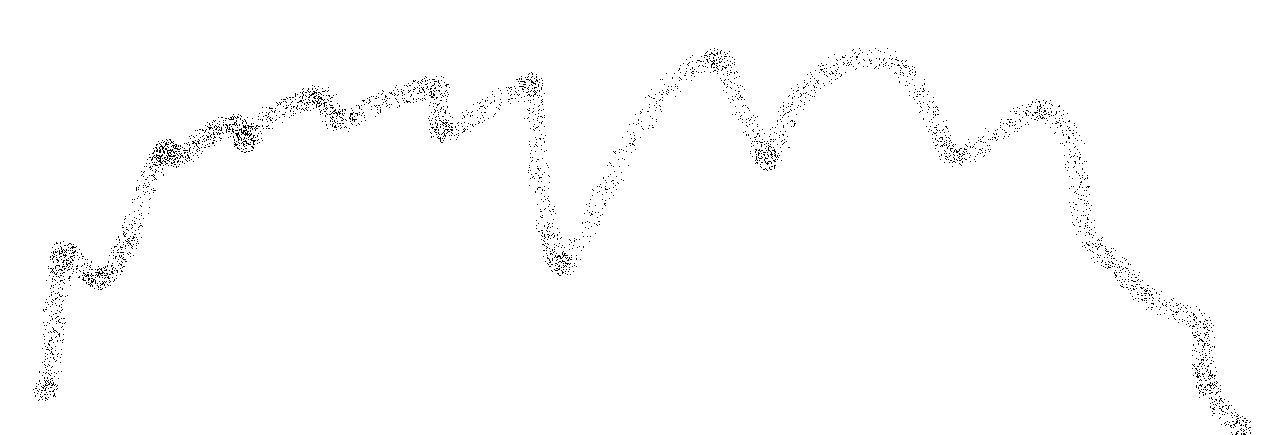
%> input picture fundamentos_matematicos_para_processamento_grafico/pontos.bmp, 1286 x 435 px
$ octave lista2ex7.m   (GNU Octave 9; MATLAB toolbox functions it lacks are replaced by stand-ins)
%> lines starting %> are read from the running program, lines starting %| are printed output that depends on the picture; in (x1, y1, x2, y2) boxes, pixels count from 0 and x2, y2 are one past the last pixel; in counts of white or black regions, pixels touching at a corner belong together; the program's own positions count from 1
%%{
P = imread('pontos.bmp');
%> P: size 435x1286 logical; 99% white; black in thin lines or dots, all inside (x1, y1, x2, y2) = (33, 48, 1251, 435)
[py,px] = ind2sub(size(P), find(P==0));
%> py = 5657 values from 49 to 435; px = 5657 values from 34 to 1251
py = py(1:500:end);
%> py = [390; 257; 148; 125; 114; 112; 245; 61; 96; 157; 281; 414]
px = px(1:500:end);
%> px = [34; 73; 156; 234; 323; 441; 544; 699; 802; 984; 1120; 1215]
%%}

%%{
px = [1000 900 400 200 150 300 600];
py = [100 125 150 200 300 400 450];
%%}

l = [px -py]';
n = size(l,2);

t = 0;
for i=2:n
    t = [t; t(i-1)+norm(l(:,i)-l(:,i-1))];
end
t = t/t(end);

A = []; X = [];
for i=1:n
   A = [A; 1 0 t(i) 0 t(i)^2 0 t(i)^3 0];
   A = [A; 0 1 0 t(i) 0 t(i)^2 0 t(i)^3];
   %A = [A; 1 0 t(i) 0 t(i)^2 0];
   %A = [A; 0 1 0 t(i) 0 t(i)^2];
   X = [X; l(1,i); l(2,i)];
end

B = inv(A'*A)*A'*X;

a = B(1:2);
b = B(3:4);
c = B(5:6);

t_ = 0:0.01:1;
y = repmat(a,1,length(t_)) + b*t_ + c*(t_.^2);

hold on
plot(l(1,:),l(2,:),'x')
plot(y(1,:),y(2,:),'Color','red','LineWidth',2)
axis([0 size(P,2) 0 -size(P,1)])
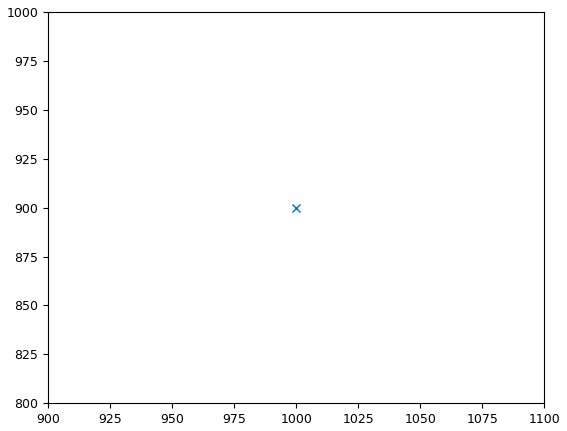
%> figure redrawn from the program's plot data
